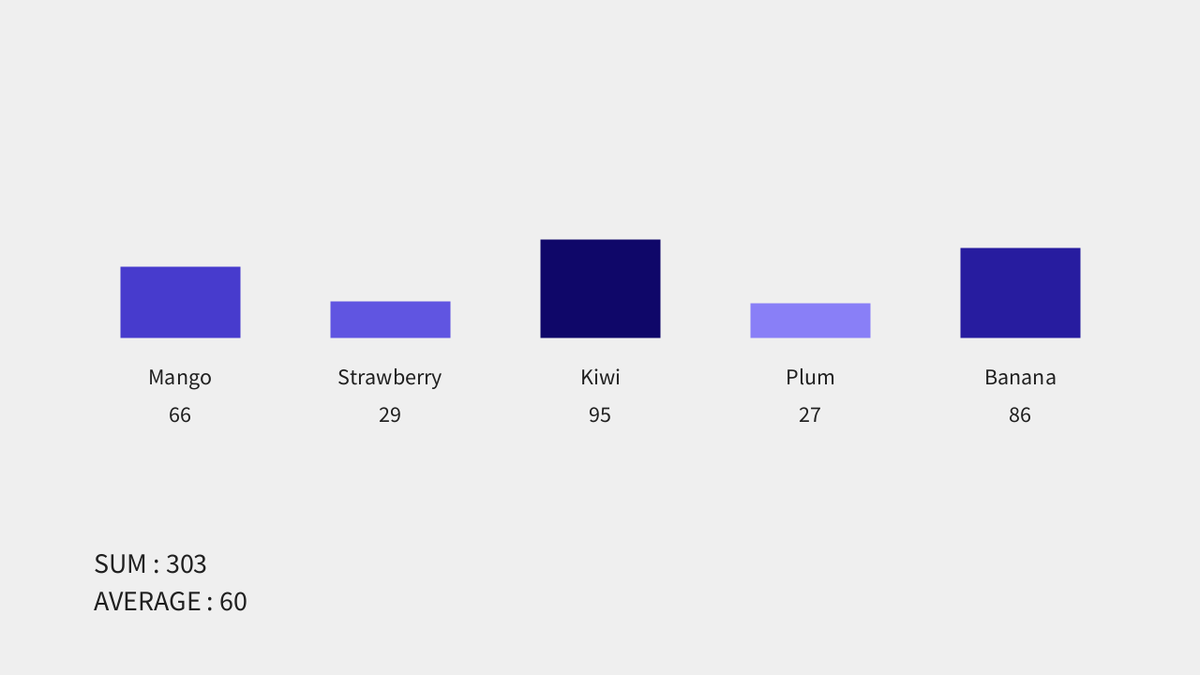
Frame 1 (no input)
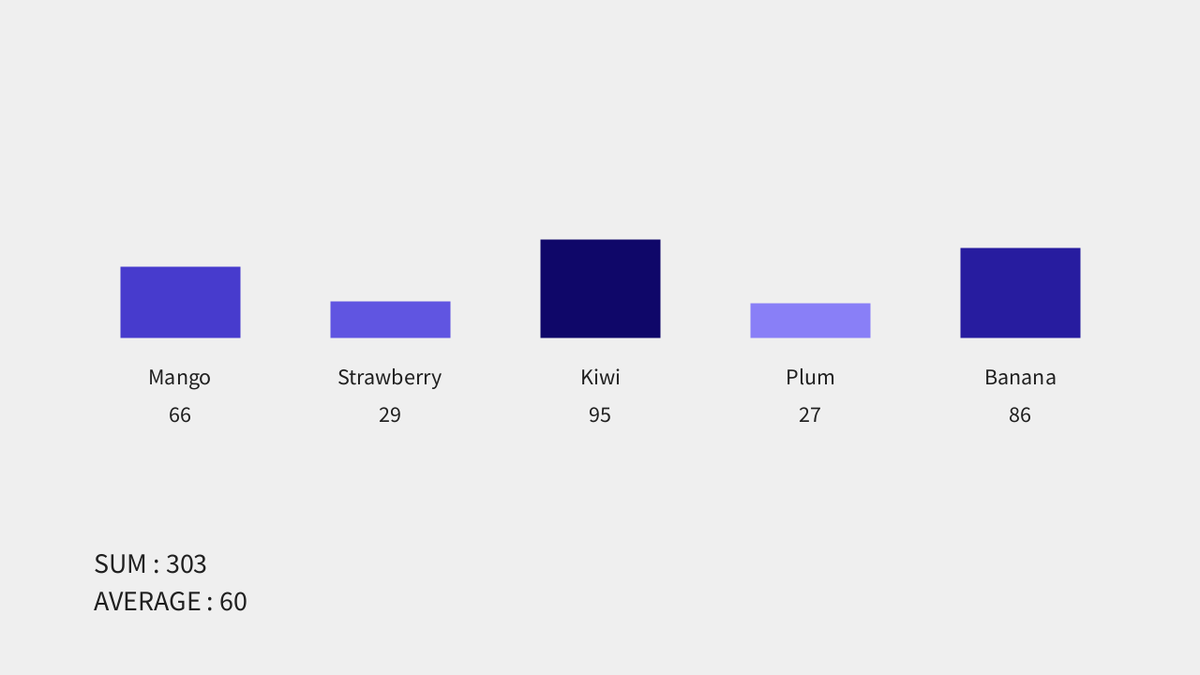
Frame 60 (the mouse pressed at the canvas centre just before this capture)
Frame 120 (the mouse held since frame 60 and released just before this capture): identical to frame 60, image omitted

The Processing sketch that drew these frames (run headless with seeded random() and noise(); from frame 60 on, the mouse is pressed at the canvas centre):

// Processing sketch: ArrayPractice
// ── ArrayPractice.pde
int[] fruitAmt = new int[5];
String[] fruitNames = {"Mango", "Strawberry", "Kiwi", "Plum", "Banana"};

void setup() {
  size(1280, 720);

  for (int idx = 0; idx < fruitAmt.length; idx++) {
    fruitAmt[idx] = int(random(5, 100));
  }
}

float barWidth;
float graphBegin;
float graphGap;

void draw() {
  background(239);

  barWidth = width / 10.0;
  graphBegin = width * 0.15;
  graphGap = (width * 0.7) / (fruitAmt.length - 1);

  strokeWeight(barWidth);
  stroke(255);
  strokeCap(SQUARE);
  textAlign(CENTER);
  textSize(24);
  fill(32);

  float sum = 0;

  int[] sortedAmt = sort(fruitAmt.clone());
  //sort() : 배열을 정렬하는 기능

  for (int idx = 0; idx < fruitAmt.length; idx++) {
    float x = graphBegin + idx * graphGap;

    if (fruitAmt[idx] == sortedAmt[4]) {
      stroke(15, 7, 105); // 1
    } else if (fruitAmt[idx] == sortedAmt[3]) {
      stroke(39, 28, 159); // 2
    } else if (fruitAmt[idx] == sortedAmt[2]) {
      stroke(71, 59, 205); // 3
    } else if (fruitAmt[idx] == sortedAmt[1]) {
      stroke(96, 85, 225); // 4
    } else {
      stroke(137, 127, 247); // 5
    }

    line(x, height * 0.5,
      x, height * 0.5 - fruitAmt[idx] - 10);
    text(fruitNames[idx], x, height * 0.5 + 50);
    text(fruitAmt[idx], x, height * 0.5 + 90);

    sum += fruitAmt[idx];
    //합계 표시
  }

  float average = sum / fruitAmt.length;
  //평균 표시
  textAlign(LEFT, CENTER);
  fill(32);
  textSize(30);
  text("SUM : " + int(sum), 100, height - 120);
  text("AVERAGE : " + int(average), 100, height - 80);
}
